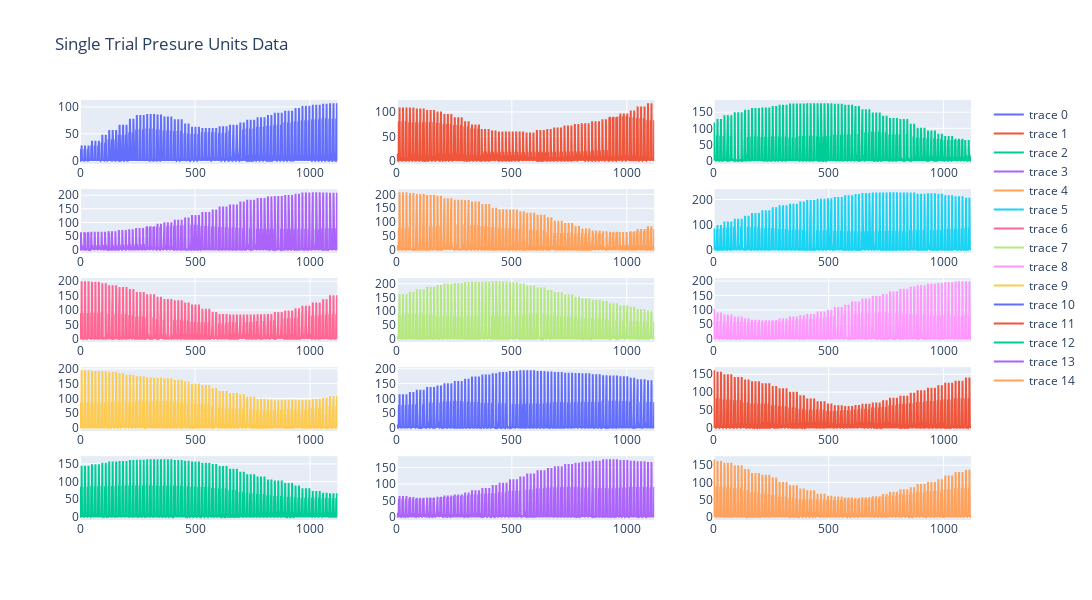

Notebook cell for this chart:
### Code cell
data = pd.DataFrame(data)
fig = plot_pressure(data)
fig.show()

### Figure 1 — Plotly figure (JSON) as saved in the notebook; plotly's stock layout.template omitted (floating-point values rounded to 4 significant figures; data arrays with more than 128 entries replaced by an {"elided": "..."} marker saying what was removed)
{"data": [{"type": "scatter", "x": {"elided": "1120 int values"}, "xaxis": "x", "y": {"elided": "1120 int values"}, "yaxis": "y"}, {"type": "scatter", "x": {"elided": "1120 int values"}, "xaxis": "x2", "y": {"elided": "1120 int values"}, "yaxis": "y2"}, {"type": "scatter", "x": {"elided": "1120 int values"}, "xaxis": "x3", "y": {"elided": "1120 int values"}, "yaxis": "y3"}, {"type": "scatter", "x": {"elided": "1120 int values"}, "xaxis": "x4", "y": {"elided": "1120 int values"}, "yaxis": "y4"}, {"type": "scatter", "x": {"elided": "1120 int values"}, "xaxis": "x5", "y": {"elided": "1120 int values"}, "yaxis": "y5"}, {"type": "scatter", "x": {"elided": "1120 int values"}, "xaxis": "x6", "y": {"elided": "1120 int values"}, "yaxis": "y6"}, {"type": "scatter", "x": {"elided": "1120 int values"}, "xaxis": "x7", "y": {"elided": "1120 int values"}, "yaxis": "y7"}, {"type": "scatter", "x": {"elided": "1120 int values"}, "xaxis": "x8", "y": {"elided": "1120 int values"}, "yaxis": "y8"}, {"type": "scatter", "x": {"elided": "1120 int values"}, "xaxis": "x9", "y": {"elided": "1120 int values"}, "yaxis": "y9"}, {"type": "scatter", "x": {"elided": "1120 int values"}, "xaxis": "x10", "y": {"elided": "1120 int values"}, "yaxis": "y10"}, {"type": "scatter", "x": {"elided": "1120 int values"}, "xaxis": "x11", "y": {"elided": "1120 int values"}, "yaxis": "y11"}, {"type": "scatter", "x": {"elided": "1120 int values"}, "xaxis": "x12", "y": {"elided": "1120 int values"}, "yaxis": "y12"}, {"type": "scatter", "x": {"elided": "1120 int values"}, "xaxis": "x13", "y": {"elided": "1120 int values"}, "yaxis": "y13"}, {"type": "scatter", "x": {"elided": "1120 int values"}, "xaxis": "x14", "y": {"elided": "1120 int values"}, "yaxis": "y14"}, {"type": "scatter", "x": {"elided": "1120 int values"}, "xaxis": "x15", "y": {"elided": "1120 int values"}, "yaxis": "y15"}], "layout": {"height": 600, "title": {"text": "Single Trial Presure Units Data"}, "width": 1300, "xaxis": {"anchor": "y", "domain": [0, 0.2889]}, "xaxis10": {"anchor": "y10", "domain": [0, 0.2889]}, "xaxis11": {"anchor": "y11", "domain": [0.3556, 0.6444]}, "xaxis12": {"anchor": "y12", "domain": [0.7111, 1]}, "xaxis13": {"anchor": "y13", "domain": [0, 0.2889]}, "xaxis14": {"anchor": "y14", "domain": [0.3556, 0.6444]}, "xaxis15": {"anchor": "y15", "domain": [0.7111, 1]}, "xaxis2": {"anchor": "y2", "domain": [0.3556, 0.6444]}, "xaxis3": {"anchor": "y3", "domain": [0.7111, 1]}, "xaxis4": {"anchor": "y4", "domain": [0, 0.2889]}, "xaxis5": {"anchor": "y5", "domain": [0.3556, 0.6444]}, "xaxis6": {"anchor": "y6", "domain": [0.7111, 1]}, "xaxis7": {"anchor": "y7", "domain": [0, 0.2889]}, "xaxis8": {"anchor": "y8", "domain": [0.3556, 0.6444]}, "xaxis9": {"anchor": "y9", "domain": [0.7111, 1]}, "yaxis": {"anchor": "x", "domain": [0.848, 1]}, "yaxis10": {"anchor": "x10", "domain": [0.212, 0.364]}, "yaxis11": {"anchor": "x11", "domain": [0.212, 0.364]}, "yaxis12": {"anchor": "x12", "domain": [0.212, 0.364]}, "yaxis13": {"anchor": "x13", "domain": [0, 0.152]}, "yaxis14": {"anchor": "x14", "domain": [0, 0.152]}, "yaxis15": {"anchor": "x15", "domain": [0, 0.152]}, "yaxis2": {"anchor": "x2", "domain": [0.848, 1]}, "yaxis3": {"anchor": "x3", "domain": [0.848, 1]}, "yaxis4": {"anchor": "x4", "domain": [0.636, 0.788]}, "yaxis5": {"anchor": "x5", "domain": [0.636, 0.788]}, "yaxis6": {"anchor": "x6", "domain": [0.636, 0.788]}, "yaxis7": {"anchor": "x7", "domain": [0.424, 0.576]}, "yaxis8": {"anchor": "x8", "domain": [0.424, 0.576]}, "yaxis9": {"anchor": "x9", "domain": [0.424, 0.576]}}}
